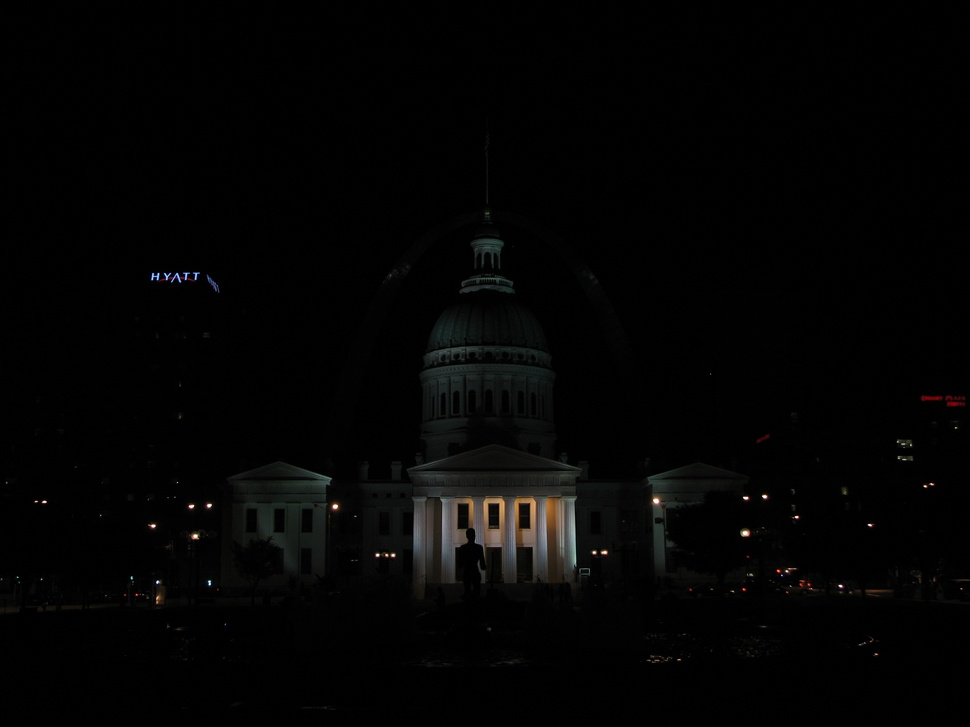
//> input picture 10. Computational Photography/lab/ex/img_0.033.jpg, 970 x 727 px, shrunk from 2816 x 2112 before the run
$ ./ex1   (built with g++ and OpenCV 4)
//> lines starting //> are read from the running program, lines starting //| are printed output that depends on the picture
#include <iostream>
#include <vector>
using namespace std;

#include "opencv2/core.hpp"      // Mat class와 각종 data structure 및 산술 루틴을 포함하는 헤더
#include "opencv2/highgui.hpp"   // GUI와 관련된 요소를 포함하는 헤더(imshow 등)
#include "opencv2/imgproc.hpp"   // 각종 이미지 처리 함수를 포함하는 헤더
#include <opencv2/photo.hpp>     // HDR 관련 함수를 포함하는 헤더
#include <opencv2/imgcodecs.hpp> // 이미지 코덱 관련 함수를 포함하는 헤더
using namespace cv;

void ex1();
void readImagesAndTimes(vector<Mat> &images, vector<float> &times);

int main()
{
    ex1();
    return 0;
}

void readImagesAndTimes(vector<Mat> &images, vector<float> &times)
{
    int numImages = 4;
    static const float timesArray[] = {1 / 30.0f, 0.25f, 2.5f, 15.0f};
    times.assign(timesArray, timesArray + numImages);
    static const char *fileNames[] = {"img_0.033.jpg", "img_0.25.jpg", "img_2.5.jpg", "img_15.jpg"};
    for (int i = 0; i < numImages; i++)
    {
        Mat im = imread(fileNames[i]);
//> im is the input picture: 727 rows x 970 cols, CV_8UC3; mean B, G, R 3.3, 3.6, 3.7
        images.push_back(im);
    }
}

void ex1()
{
    // [ 다양한 노출의 영상과 노출 시간 읽기 ]
    // 다양한 노출의 영상들을 Mat vector에 저장
    // 동일한 순서로 각 노출 영상의 노출 시간을 char vector에 저장
    cout << "Reading images and exposure times ..." << endl;
    vector<Mat> images;
    vector<float> times;
    readImagesAndTimes(images, times);
    cout << "Finished" << endl;

    // [ 영상 정렬 ]
    // 영상을 완전히 정렬해 정확한 밝기 병합이 가능하도록 하는 과정
    // 삼각대 등을 이용해 완전히 고정된 상태에서 영상을 취득하는 것이 더 중요
    // 영상의 평균 밝기보다 작으면 0, 크면 1로 나타내는 median threshold bitmaps(MTB)를 이용해 마스크를 구하고 정렬을 수행하도록 구현
    cout << "Aligning images ..." << endl;
    Ptr<AlignMTB> alignMTB = createAlignMTB();
    alignMTB->process(images, images);

    // [ Camera response function (CRF) 복원 ]
    // 픽셀 값은 실제 밝기(radiance)와 달리 선형적으로 비교할 수 없으므로 이에 대한 함수를 복원 (로그 스케일을 가짐)
    cout << "Calculating Camera Response Function (CRF) ..." << endl;
    Mat responseDebevec;
    Ptr<CalibrateDebevec> calibrateDebevec = createCalibrateDebevec();
    calibrateDebevec->process(images, responseDebevec, times);
    cout << "----- CRF -----" << endl;
    cout << responseDebevec << endl;

    // [ 24bit 표현 범위로 이미지 병합 ]
    // CRF 기반 실제 밝기(radiance) 스케일에 대응되도록 영상 병합
    // 이를 위해 매우 넓은 표현 범위를 가지는 24bit 타입을 사용
    // 어두운 영역은 보다 노출이 큰 영상을 참고하고 밝은영역은 보다 노출이 작은 영역을 참고하는 형태를 기반으로 다양한 알고리즘 존재
    cout << "Merging images to one HDR image ..." << endl;
    Mat hdrDebevec;
    Ptr<MergeDebevec> mergeDebevec = createMergeDebevec();
    mergeDebevec->process(images, hdrDebevec, times, responseDebevec);
    imwrite("hdrDebevec.hdr", hdrDebevec);
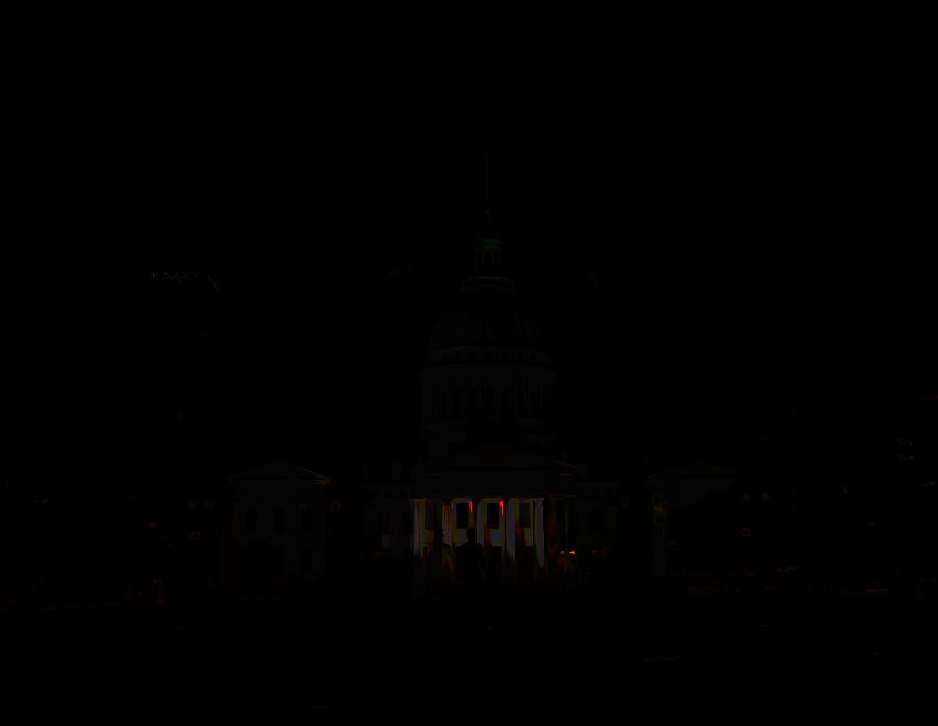
//> saved as hdrDebevec.hdr: 726 rows x 938 cols, CV_8UC3; mean B, G, R 0.4, 0.5, 0.8
    cout << "saved hdrDebvec.hdr" << endl;
    /*
    cout <<"Meging using Exposure Fusion ..." <<endl;
    Mat hdrDebevec;
    Ptr<MergeMertens> mergeMertens = createMergeMertens();
    mergeMertens->process(images, hdrDebevec);
    */

    // [ 24bit → 8bit 톤 매핑 ]
    // 24bit 타입은 컴퓨터가 출력할 수 없으므로 이를 다시 8bit로 표현
    // 제한된 표현범위 안에서 시각적으로 괜찮은 결과를 얻기 위한 다양한 톤 매핑 기법들이 존재
    // 주로 감마, 채도, 대비 등을 매개변수로 결정

    // < Drago 톤맵 >
    cout << "Tonemapping using Drago's method ..." << endl;
    Mat IdrDrago;
    Ptr<TonemapDrago> tonemapDrago = createTonemapDrago(1.0f, 0.7f, 0.85f);
    tonemapDrago->process(hdrDebevec, IdrDrago);
    IdrDrago = 3 * IdrDrago;
    imwrite("Idr-Drago.jpg", IdrDrago * 255);
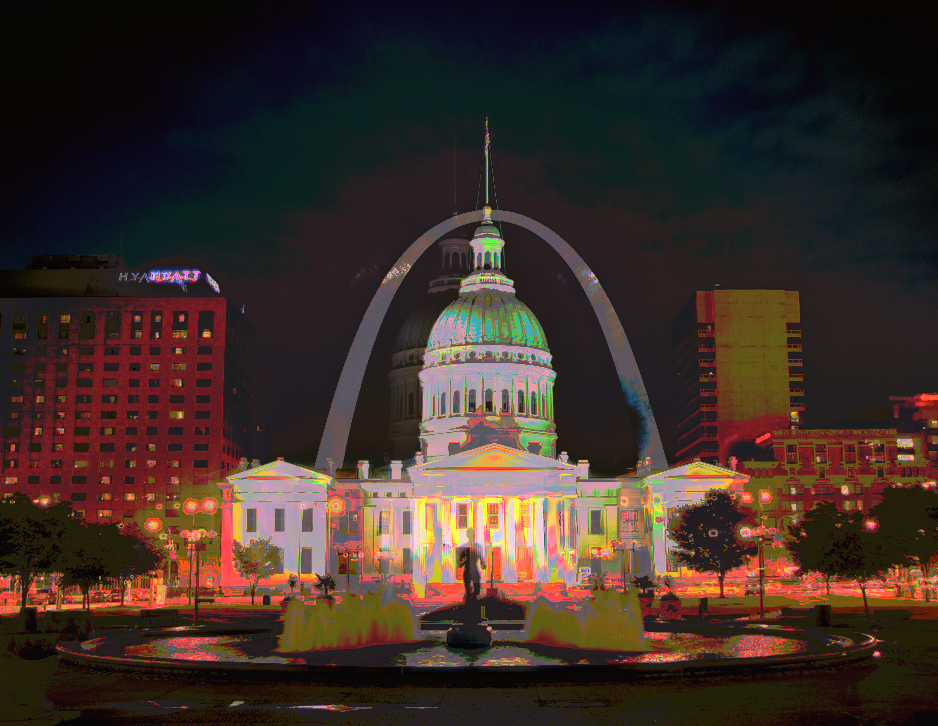
//> saved as Idr-Drago.jpg: 726 rows x 938 cols, CV_8UC3; mean B, G, R 39.7, 46, 61.1
    cout << "Saved Idr-Drago.jpg" << endl;

    // < Reinhard 톤맵 >
    cout << "Tonemapping using Reinhard's method ..." << endl;
    Mat IdrReinhard;
    Ptr<TonemapReinhard> tonemapReinhard = createTonemapReinhard(1.5f, 0.0f, 0.0f, 0.0f);
    tonemapReinhard->process(hdrDebevec, IdrReinhard);
    imwrite("Idr-Reinhard.jpg", IdrReinhard * 255);
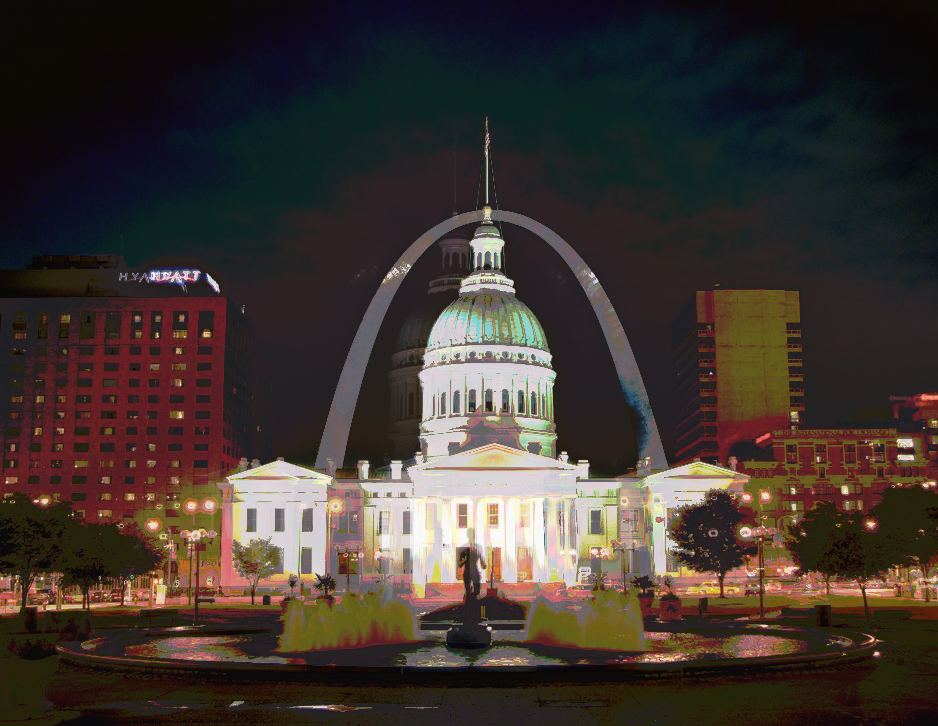
//> saved as Idr-Reinhard.jpg: 726 rows x 938 cols, CV_8UC3; mean B, G, R 48.3, 53.5, 63.3
    cout << "Saved Idr-Reinhard.jpg" << endl;

    // < Mantiuk 톤맵 >
    cout << "Tonemapping using Mantiuk's method ..." << endl;
    Mat IdrMantiuk;
    Ptr<TonemapMantiuk> tonemapMantiuk = createTonemapMantiuk(2.2f, 0.85f, 1.2f);
    tonemapMantiuk->process(hdrDebevec, IdrMantiuk);
    IdrMantiuk = 3 * IdrMantiuk;
    imwrite("Idr-Mantiuk.jpg", IdrMantiuk * 255);
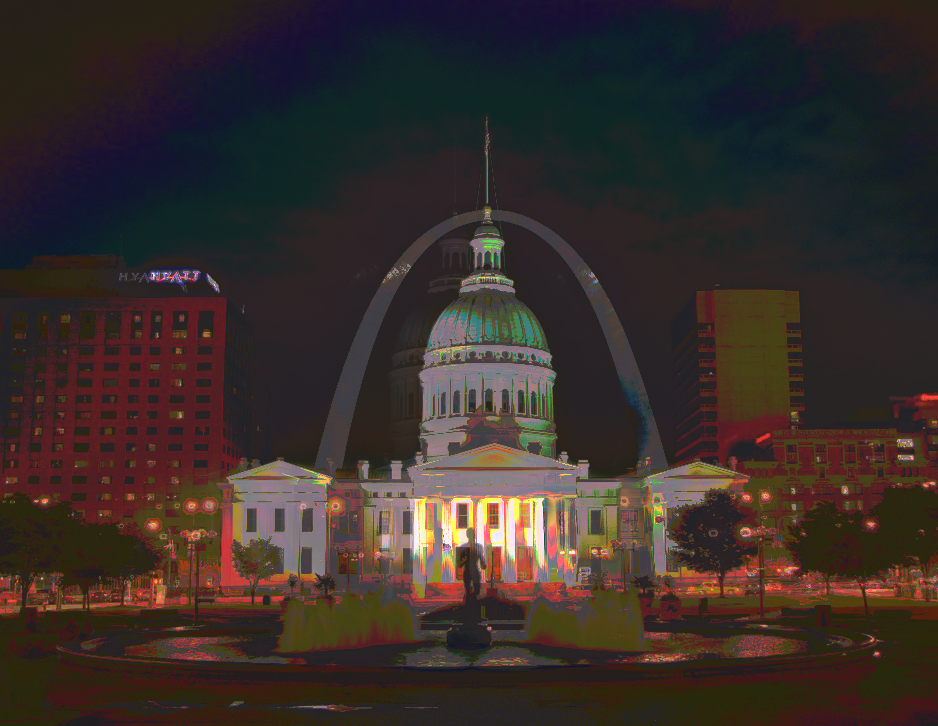
//> saved as Idr-Mantiuk.jpg: 726 rows x 938 cols, CV_8UC3; mean B, G, R 42.1, 45.7, 56.5
    cout << "Saved Idr-Mantiuk.jpg" << endl;
}
